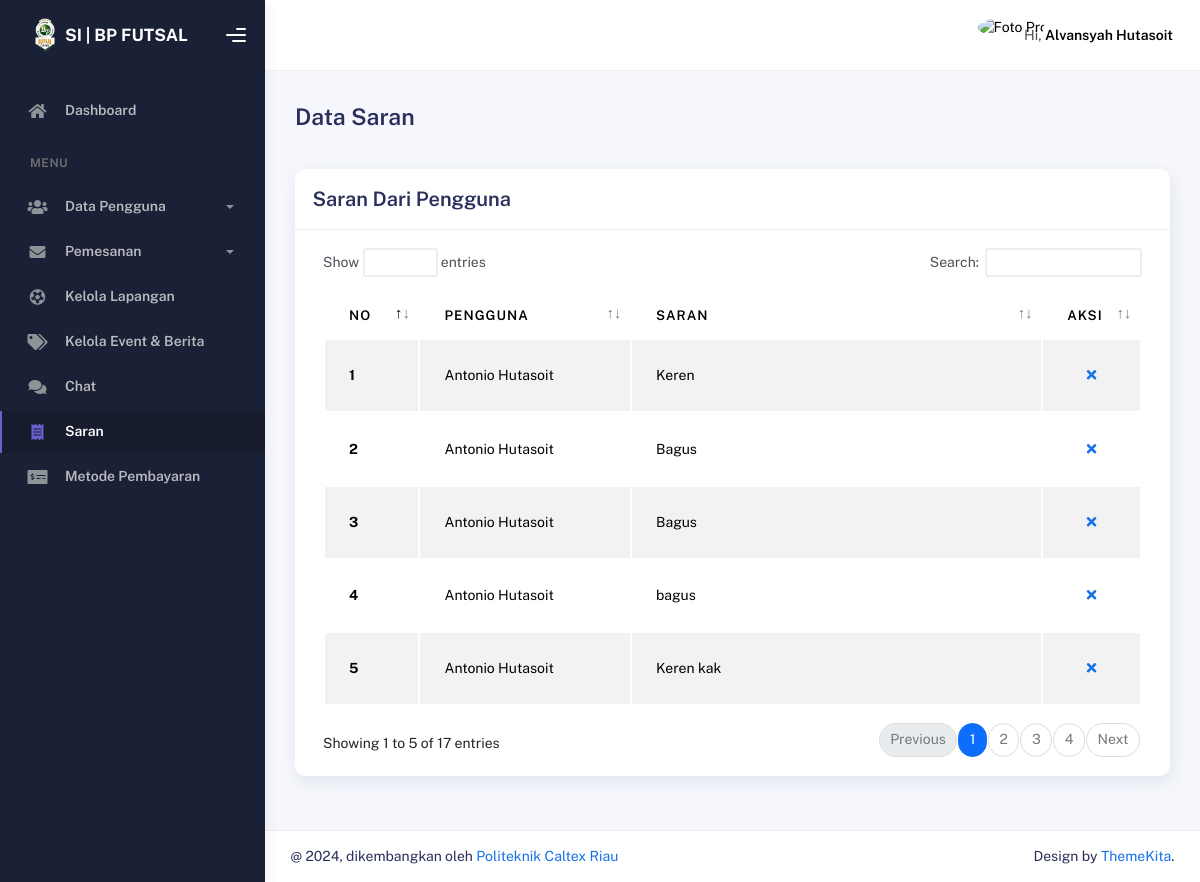
Screenshot of /admin/saran.php (signed in) with the database file from the repository.
### tables this page shows
CREATE TABLE `saran` (
  `id_saran` int(11) NOT NULL,
  `saran` varchar(10000) NOT NULL,
  `id_user` int(11) NOT NULL
);

CREATE TABLE `user` (
  `id_user` int(11) NOT NULL,
  `email` varchar(50) NOT NULL,
  `password` varchar(32) NOT NULL,
  `no_handphone` varchar(20) NOT NULL,
  `jenis_kelamin` varchar(10) NOT NULL,
  `nama_lengkap` varchar(60) NOT NULL,
  `alamat` text NOT NULL,
  `foto` text NOT NULL
);

### functions.php (called while the page is built, shortened)
<?php
$conn = mysqli_connect("localhost", "root", "", "dbfutsal1");
function query($query)
{
  global $conn;
  $result = mysqli_query($conn, $query);
  $rows = [];
  while ($row = mysqli_fetch_assoc($result)) {
      $rows[] = $row;
  }
  return $rows;
}

### admin/saran.php (the view, shortened to what this page needs)
<?php
require "../functions.php";
$saran = query("SELECT saran.id_saran, saran.saran, user.nama_lengkap
        FROM saran
        JOIN user ON saran.id_user = user.id_user");
?>
<!DOCTYPE html>
<html lang="en">
<head>
    <link rel="stylesheet" href="assets/css/bootstrap.min.css" />
    <link rel="stylesheet" href="assets/css/plugins.min.css" />
    <link rel="stylesheet" href="assets/css/kaiadmin.min.css" />
    <link rel="stylesheet" href="assets/css/demo.css" />
</head>
<body>
    <div class="wrapper">
        <div class="sidebar" data-background-color="dark">
            <div class="sidebar-logo">
                <div class="logo-header" data-background-color="dark">
                    <a href="beranda.php" class="logo" style="color: #ffffff; font-weight:bold;">
                        <img src="../img/logo-bpfutsalcenter.png" alt="navbar brand" class="navbar-brand"
                            height="40" />
                        SI | BP FUTSAL
                    </a>
                    <div class="nav-toggle">
                        <button class="btn btn-toggle toggle-sidebar">
                            <i class="gg-menu-right"></i>
                        </button>
                    </div>
                </div>
            </div>
            <div class="sidebar-wrapper scrollbar scrollbar-inner">
                <div class="sidebar-content">
                    <ul class="nav nav-secondary">
                        <li class="nav-item">
                            <a href="beranda.php" class="collapsed" aria-expanded="false">
                                <i class="fas fa-home"></i>
                                <p>Dashboard</p>
                            </a>
                        </li>
                        <li class="nav-section">
                            <h4 class="text-section">MENU</h4>
                        </li>
                        <li class="nav-item">
                            <a data-bs-toggle="collapse" href="#pengguna">
                                <i class="fas fa-users"></i>
                                <p>Data Pengguna</p>
                                <span class="caret"></span>
                            </a>
                        </li>
                        <li class="nav-item">
                            <a data-bs-toggle="collapse" href="#pesan">
                                <i class="fas fa-envelope"></i>
                                <p>Pemesanan</p>
                                <span class="caret"></span>
                            </a>
                        </li>
                        <li class="nav-item">
                            <a href="lapangan.php">
                                <i class="fas fa-futbol"></i>
                                <p>Kelola Lapangan</p>
                            </a>
                        </li>
                        <li class="nav-item">
                            <a href="event.php">
                                <i class="fas fa-tags"></i>
                                <p>Kelola Event & Berita</p>
                            </a>
                        </li>
                        <li class="nav-item">
                            <a href="chat.php">
                                <i class="fas fa-comments"></i>
                                <p>Chat</p>
                            </a>
                        </li>
                        <li class="nav-item active">
                            <a href="saran.php">
                                <i class="fas fa-receipt"></i>
                                <p>Saran</p>
                            </a>
                        </li>
                        <li class="nav-item">
                            <a href="metode.php">
                                <i class="fas fa-money-check-alt"></i>
                                <p>Metode Pembayaran</p>
                            </a>
                        </li>
                    </ul>
                </div>
            </div>
        </div>
        <div class="main-panel">
            <div class="main-header">
                <nav class="navbar navbar-header navbar-header-transparent navbar-expand-lg border-bottom">
                    <div class="container-fluid">
                        <ul class="navbar-nav topbar-nav ms-md-auto align-items-center">
                            <li class="nav-item topbar-user dropdown hidden-caret">
                                <a class="dropdown-toggle profile-pic" data-bs-toggle="dropdown" href="#"
                                    aria-expanded="false">
                                    <div class="avatar-sm">
                                        <img src="../img/<?= $_SESSION['foto']; ?>" alt="Foto Profil"
                                            class="avatar-img rounded-circle" />
                                    </div>
                                    <span class="profile-username">
                                        <span class="op-7">Hi,</span>
                                        <span class="fw-bold"><?= $_SESSION["nama"]; ?></span>
                                    </span>
                                </a>
                            </li>
                        </ul>
                    </div>
                </nav>
            </div>
            <div class="container">
                <div class="page-inner">
                    <div class="d-flex align-items-left align-items-md-center flex-column flex-md-row pt-2 pb-4">
                        <div>
                            <h3 class="fw-bold mb-3">Data Saran</h3>
                        </div>
                    </div>
                    <div class="row">
                        <div class="col-md-12">
                            <div class="card">
                                <div class="card-header">
                                    <div class="d-flex align-items-center">
                                        <h4 class="card-title">Saran Dari Pengguna</h4>
                                    </div>
                                </div>
                                <div class="card-body">
                                    <div class="table-responsive">
                                        <table id="add-row" class="display table table-striped table-hover">
                                            <thead>
                                                <tr>
                                                    <th>No</th>
                                                    <th>Pengguna</th>
                                                    <th>Saran</th>
                                                    <th style="width: 10%">Aksi</th>
                                                </tr>
                                            </thead>
                                            <tbody>
                                                    <?php $i = 1; ?>
                                                    <?php foreach ($saran as $row) : ?>
                                                        <tr>
                                                        <th scope="row"><?= $i++; ?></th>
                                                        <td><?= $row["nama_lengkap"]; ?></td>
                                                        <td><?= $row["saran"]; ?></td>
                                                        <td>
                                                            <div class="form-button-action">
                                                                <button type="button" title=""
                                                                    class="btn btn-link btn-danger">
                                                                    <a
                                                                        href="./controller/hapusSaran.php?id=<?= $row["id_saran"]; ?>"><i
                                                                            class="fa fa-times"></i></a>
                                                                </button>
                                                            </div>
                                                        </td>
                                                    </tr>
                                                <?php endforeach; ?>
                                            </tbody>
                                        </table>
                                    </div>
                                </div>
                            </div>
                        </div>
                    </div>
                </div>
                <footer class="footer">
                    <div class="container-fluid d-flex justify-content-between">
                        <div class="copyright">
                        @ 2024, dikembangkan oleh
                        <a href="https://pcr.ac.id/">Politeknik Caltex Riau</a>
                        </div>
                        <div>
                        Design by
                        <a target="_blank" href="https://www.themekita.com/demo-kaiadmin-lite-bootstrap-dashboard/livepreview/demo1/">ThemeKita</a>.
                        </div>
                    </div>
                </footer>
            </div>
        </div>
</body>
</html>

### rows the page displays
saran: id_user.nama_lengkap "Antonio Hutasoit", saran "Keren"
saran: id_user.nama_lengkap "Antonio Hutasoit", saran "Bagus"
saran: id_user.nama_lengkap "Antonio Hutasoit", saran "Bagus"
saran: id_user.nama_lengkap "Antonio Hutasoit", saran "bagus"
saran: id_user.nama_lengkap "Antonio Hutasoit", saran "Keren kak"

### other values shown
$_SESSION["nama"] "Alvansyah Hutasoit"
